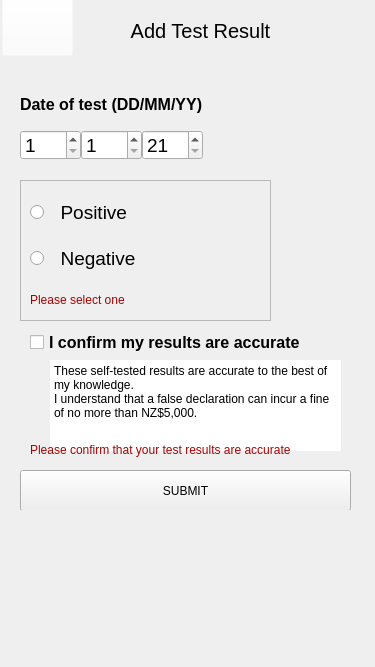
<?xml version="1.0" encoding="UTF-8"?>
<ui version="4.0">
 <class>CovidTestForms</class>
 <widget class="QWidget" name="CovidTestForms">
  <property name="geometry">
   <rect>
    <x>0</x>
    <y>0</y>
    <width>375</width>
    <height>667</height>
   </rect>
  </property>
  <property name="windowTitle">
   <string>Form</string>
  </property>
  <widget class="QLabel" name="lbl_QRRequests">
   <property name="geometry">
    <rect>
     <x>70</x>
     <y>8</y>
     <width>261</width>
     <height>45</height>
    </rect>
   </property>
   <property name="styleSheet">
    <string notr="true">color:black;
font-size:20px;
font-family:arial;</string>
   </property>
   <property name="text">
    <string>Add Test Result</string>
   </property>
   <property name="alignment">
    <set>Qt::AlignCenter</set>
   </property>
  </widget>
  <widget class="QLabel" name="lbl_topBar">
   <property name="geometry">
    <rect>
     <x>0</x>
     <y>-20</y>
     <width>381</width>
     <height>91</height>
    </rect>
   </property>
   <property name="text">
    <string/>
   </property>
   <property name="pixmap">
    <pixmap resource="resources.qrc">:/images/topBar.png</pixmap>
   </property>
  </widget>
  <widget class="QStackedWidget" name="stackedWidget">
   <property name="geometry">
    <rect>
     <x>0</x>
     <y>60</y>
     <width>375</width>
     <height>450</height>
    </rect>
   </property>
   <property name="currentIndex">
    <number>0</number>
   </property>
   <widget class="QWidget" name="page">
    <widget class="QLabel" name="lbl_dateOfTest">
     <property name="geometry">
      <rect>
       <x>20</x>
       <y>36</y>
       <width>331</width>
       <height>17</height>
      </rect>
     </property>
     <property name="font">
      <font>
       <family>Arial</family>
       <pointsize>12</pointsize>
       <italic>false</italic>
       <bold>true</bold>
      </font>
     </property>
     <property name="styleSheet">
      <string notr="true">font: 700 12pt &quot;Arial&quot;;</string>
     </property>
     <property name="inputMethodHints">
      <set>Qt::ImhNone</set>
     </property>
     <property name="text">
      <string>Date of test (DD/MM/YY)</string>
     </property>
    </widget>
    <widget class="QSpinBox" name="spinBox_YY">
     <property name="geometry">
      <rect>
       <x>142</x>
       <y>70</y>
       <width>61</width>
       <height>30</height>
      </rect>
     </property>
     <property name="font">
      <font>
       <family>Arial</family>
       <pointsize>14</pointsize>
      </font>
     </property>
     <property name="minimum">
      <number>21</number>
     </property>
     <property name="maximum">
      <number>23</number>
     </property>
     <property name="value">
      <number>21</number>
     </property>
    </widget>
    <widget class="QSpinBox" name="spinBox_DD">
     <property name="geometry">
      <rect>
       <x>20</x>
       <y>70</y>
       <width>61</width>
       <height>30</height>
      </rect>
     </property>
     <property name="font">
      <font>
       <family>Arial</family>
       <pointsize>14</pointsize>
      </font>
     </property>
     <property name="minimum">
      <number>1</number>
     </property>
     <property name="maximum">
      <number>31</number>
     </property>
    </widget>
    <widget class="QRadioButton" name="rBtn_testNeg">
     <property name="geometry">
      <rect>
       <x>30</x>
       <y>183</y>
       <width>191</width>
       <height>31</height>
      </rect>
     </property>
     <property name="font">
      <font>
       <family>Arial</family>
       <pointsize>14</pointsize>
      </font>
     </property>
     <property name="text">
      <string>  Negative</string>
     </property>
    </widget>
    <widget class="QFrame" name="frame_errSelectResult">
     <property name="geometry">
      <rect>
       <x>20</x>
       <y>120</y>
       <width>251</width>
       <height>141</height>
      </rect>
     </property>
     <property name="frameShape">
      <enum>QFrame::StyledPanel</enum>
     </property>
     <property name="frameShadow">
      <enum>QFrame::Raised</enum>
     </property>
     <widget class="QLabel" name="lbl_errSelectResult">
      <property name="geometry">
       <rect>
        <x>10</x>
        <y>110</y>
        <width>131</width>
        <height>20</height>
       </rect>
      </property>
      <property name="font">
       <font>
        <family>Arial</family>
       </font>
      </property>
      <property name="styleSheet">
       <string notr="true">color: rgb(170, 0, 0);</string>
      </property>
      <property name="text">
       <string>Please select one</string>
      </property>
     </widget>
    </widget>
    <widget class="QPushButton" name="pushButton">
     <property name="geometry">
      <rect>
       <x>20</x>
       <y>410</y>
       <width>331</width>
       <height>41</height>
      </rect>
     </property>
     <property name="font">
      <font>
       <family>Arial</family>
      </font>
     </property>
     <property name="text">
      <string>SUBMIT</string>
     </property>
    </widget>
    <widget class="QRadioButton" name="rBtn_testPos">
     <property name="geometry">
      <rect>
       <x>30</x>
       <y>137</y>
       <width>171</width>
       <height>31</height>
      </rect>
     </property>
     <property name="font">
      <font>
       <family>Arial</family>
       <pointsize>14</pointsize>
      </font>
     </property>
     <property name="text">
      <string>  Positive</string>
     </property>
    </widget>
    <widget class="QFrame" name="frame_affirm">
     <property name="geometry">
      <rect>
       <x>20</x>
       <y>260</y>
       <width>331</width>
       <height>141</height>
      </rect>
     </property>
     <property name="styleSheet">
      <string notr="true"/>
     </property>
     <property name="frameShape">
      <enum>QFrame::Box</enum>
     </property>
     <property name="frameShadow">
      <enum>QFrame::Plain</enum>
     </property>
     <property name="lineWidth">
      <number>0</number>
     </property>
     <widget class="QCheckBox" name="checkBox_affirmAccuracy">
      <property name="geometry">
       <rect>
        <x>10</x>
        <y>10</y>
        <width>301</width>
        <height>25</height>
       </rect>
      </property>
      <property name="font">
       <font>
        <family>Arial</family>
        <pointsize>12</pointsize>
        <italic>false</italic>
        <bold>true</bold>
       </font>
      </property>
      <property name="styleSheet">
       <string notr="true">font: 700 12pt &quot;Arial&quot;;</string>
      </property>
      <property name="text">
       <string>I confirm my results are accurate</string>
      </property>
     </widget>
     <widget class="QPlainTextEdit" name="plainText_NoEdit_resultsAccuracy">
      <property name="geometry">
       <rect>
        <x>30</x>
        <y>40</y>
        <width>291</width>
        <height>91</height>
       </rect>
      </property>
      <property name="font">
       <font>
        <family>Arial</family>
       </font>
      </property>
      <property name="styleSheet">
       <string notr="true"/>
      </property>
      <property name="frameShape">
       <enum>QFrame::NoFrame</enum>
      </property>
      <property name="verticalScrollBarPolicy">
       <enum>Qt::ScrollBarAlwaysOff</enum>
      </property>
      <property name="horizontalScrollBarPolicy">
       <enum>Qt::ScrollBarAlwaysOff</enum>
      </property>
      <property name="sizeAdjustPolicy">
       <enum>QAbstractScrollArea::AdjustToContents</enum>
      </property>
      <property name="readOnly">
       <bool>true</bool>
      </property>
      <property name="plainText">
       <string>These self-tested results are accurate to the best of my knowledge.
I understand that a false declaration can incur a fine of no more than NZ$5,000.</string>
      </property>
     </widget>
     <widget class="QLabel" name="lbl_errSelectTerms">
      <property name="geometry">
       <rect>
        <x>10</x>
        <y>120</y>
        <width>331</width>
        <height>20</height>
       </rect>
      </property>
      <property name="font">
       <font>
        <family>Arial</family>
       </font>
      </property>
      <property name="styleSheet">
       <string notr="true">color: rgb(170, 0, 0);</string>
      </property>
      <property name="text">
       <string>Please confirm that your test results are accurate</string>
      </property>
     </widget>
    </widget>
    <widget class="QSpinBox" name="spinBox_MM">
     <property name="geometry">
      <rect>
       <x>81</x>
       <y>70</y>
       <width>61</width>
       <height>30</height>
      </rect>
     </property>
     <property name="font">
      <font>
       <family>Arial</family>
       <pointsize>14</pointsize>
      </font>
     </property>
     <property name="minimum">
      <number>1</number>
     </property>
     <property name="maximum">
      <number>12</number>
     </property>
    </widget>
    <zorder>lbl_dateOfTest</zorder>
    <zorder>spinBox_YY</zorder>
    <zorder>spinBox_DD</zorder>
    <zorder>frame_errSelectResult</zorder>
    <zorder>pushButton</zorder>
    <zorder>rBtn_testPos</zorder>
    <zorder>frame_affirm</zorder>
    <zorder>spinBox_MM</zorder>
    <zorder>rBtn_testNeg</zorder>
   </widget>
   <widget class="QWidget" name="page_2">
    <layout class="QVBoxLayout" name="verticalLayout_3">
     <item>
      <layout class="QVBoxLayout" name="verticalLayout">
       <item>
        <spacer name="verticalSpacer_3">
         <property name="orientation">
          <enum>Qt::Vertical</enum>
         </property>
         <property name="sizeHint" stdset="0">
          <size>
           <width>20</width>
           <height>30</height>
          </size>
         </property>
        </spacer>
       </item>
       <item>
        <widget class="QLabel" name="label_4">
         <property name="font">
          <font>
           <family>Arial</family>
           <pointsize>14</pointsize>
           <italic>false</italic>
           <bold>false</bold>
          </font>
         </property>
         <property name="styleSheet">
          <string notr="true">font: 14pt &quot;Arial&quot;;</string>
         </property>
         <property name="text">
          <string>New vaccine data added</string>
         </property>
         <property name="alignment">
          <set>Qt::AlignCenter</set>
         </property>
        </widget>
       </item>
       <item>
        <widget class="QLabel" name="label">
         <property name="font">
          <font>
           <family>Arial</family>
           <pointsize>12</pointsize>
           <italic>false</italic>
           <bold>true</bold>
          </font>
         </property>
         <property name="styleSheet">
          <string notr="true">font: 700 12pt &quot;Arial&quot;;</string>
         </property>
         <property name="text">
          <string>Thank you for reporting your test results.</string>
         </property>
         <property name="alignment">
          <set>Qt::AlignCenter</set>
         </property>
         <property name="wordWrap">
          <bool>true</bool>
         </property>
        </widget>
       </item>
       <item>
        <spacer name="verticalSpacer_4">
         <property name="orientation">
          <enum>Qt::Vertical</enum>
         </property>
         <property name="sizeHint" stdset="0">
          <size>
           <width>20</width>
           <height>20</height>
          </size>
         </property>
        </spacer>
       </item>
       <item>
        <layout class="QHBoxLayout" name="horizontalLayout_5">
         <item>
          <widget class="QLabel" name="lbl_DoT_2">
           <property name="font">
            <font>
             <family>Arial</family>
             <pointsize>10</pointsize>
             <italic>false</italic>
             <bold>false</bold>
            </font>
           </property>
           <property name="styleSheet">
            <string notr="true">font: 10pt &quot;Arial&quot;;</string>
           </property>
           <property name="inputMethodHints">
            <set>Qt::ImhNone</set>
           </property>
           <property name="text">
            <string>Date of test:</string>
           </property>
           <property name="alignment">
            <set>Qt::AlignCenter</set>
           </property>
          </widget>
         </item>
        </layout>
       </item>
       <item>
        <widget class="QLabel" name="lbl_displayTestDate">
         <property name="font">
          <font>
           <family>Arial</family>
           <pointsize>12</pointsize>
           <italic>false</italic>
           <bold>true</bold>
          </font>
         </property>
         <property name="styleSheet">
          <string notr="true">font: 700 12pt &quot;Arial&quot;;</string>
         </property>
         <property name="inputMethodHints">
          <set>Qt::ImhNone</set>
         </property>
         <property name="text">
          <string>[Test date]</string>
         </property>
         <property name="alignment">
          <set>Qt::AlignCenter</set>
         </property>
         <property name="wordWrap">
          <bool>true</bool>
         </property>
        </widget>
       </item>
       <item>
        <spacer name="verticalSpacer">
         <property name="orientation">
          <enum>Qt::Vertical</enum>
         </property>
         <property name="sizeType">
          <enum>QSizePolicy::Expanding</enum>
         </property>
         <property name="sizeHint" stdset="0">
          <size>
           <width>20</width>
           <height>10</height>
          </size>
         </property>
        </spacer>
       </item>
       <item>
        <layout class="QHBoxLayout" name="horizontalLayout_6">
         <item>
          <widget class="QLabel" name="lbl_tR">
           <property name="font">
            <font>
             <family>Arial</family>
             <pointsize>10</pointsize>
             <italic>false</italic>
             <bold>false</bold>
            </font>
           </property>
           <property name="styleSheet">
            <string notr="true">font: 10pt &quot;Arial&quot;;</string>
           </property>
           <property name="inputMethodHints">
            <set>Qt::ImhNone</set>
           </property>
           <property name="text">
            <string>Test result: </string>
           </property>
           <property name="alignment">
            <set>Qt::AlignCenter</set>
           </property>
          </widget>
         </item>
        </layout>
       </item>
       <item>
        <widget class="QLabel" name="lbl_displayTestRes">
         <property name="font">
          <font>
           <family>Arial</family>
           <pointsize>12</pointsize>
           <italic>false</italic>
           <bold>true</bold>
          </font>
         </property>
         <property name="styleSheet">
          <string notr="true">font: 700 12pt &quot;Arial&quot;;</string>
         </property>
         <property name="inputMethodHints">
          <set>Qt::ImhNone</set>
         </property>
         <property name="text">
          <string>[Test result]</string>
         </property>
         <property name="alignment">
          <set>Qt::AlignCenter</set>
         </property>
         <property name="wordWrap">
          <bool>true</bool>
         </property>
        </widget>
       </item>
       <item>
        <spacer name="verticalSpacer_9">
         <property name="orientation">
          <enum>Qt::Vertical</enum>
         </property>
         <property name="sizeType">
          <enum>QSizePolicy::Expanding</enum>
         </property>
         <property name="sizeHint" stdset="0">
          <size>
           <width>20</width>
           <height>20</height>
          </size>
         </property>
        </spacer>
       </item>
       <item>
        <widget class="QLabel" name="label_2">
         <property name="font">
          <font>
           <family>Arial</family>
           <pointsize>14</pointsize>
           <italic>false</italic>
           <bold>false</bold>
          </font>
         </property>
         <property name="styleSheet">
          <string notr="true">font: 14pt &quot;Arial&quot;;</string>
         </property>
         <property name="text">
          <string>What to do next</string>
         </property>
         <property name="alignment">
          <set>Qt::AlignCenter</set>
         </property>
        </widget>
       </item>
       <item>
        <widget class="QLabel" name="label_3">
         <property name="font">
          <font>
           <family>Arial</family>
           <pointsize>10</pointsize>
          </font>
         </property>
         <property name="text">
          <string>Monitor any COVID-19 symptoms and if they get worse, call a healthcare provider or Healthline on 0800 358 5453</string>
         </property>
         <property name="alignment">
          <set>Qt::AlignCenter</set>
         </property>
         <property name="wordWrap">
          <bool>true</bool>
         </property>
         <property name="indent">
          <number>-1</number>
         </property>
        </widget>
       </item>
       <item>
        <widget class="QLabel" name="label_5">
         <property name="font">
          <font>
           <family>Arial</family>
           <pointsize>10</pointsize>
          </font>
         </property>
         <property name="text">
          <string>Continue to follow current health advice </string>
         </property>
         <property name="alignment">
          <set>Qt::AlignCenter</set>
         </property>
        </widget>
       </item>
       <item>
        <spacer name="verticalSpacer_2">
         <property name="orientation">
          <enum>Qt::Vertical</enum>
         </property>
         <property name="sizeType">
          <enum>QSizePolicy::Expanding</enum>
         </property>
         <property name="sizeHint" stdset="0">
          <size>
           <width>20</width>
           <height>40</height>
          </size>
         </property>
        </spacer>
       </item>
       <item>
        <widget class="QPushButton" name="pushButton_2">
         <property name="minimumSize">
          <size>
           <width>0</width>
           <height>41</height>
          </size>
         </property>
         <property name="text">
          <string>BACK TO HOMEPAGE</string>
         </property>
        </widget>
       </item>
      </layout>
     </item>
    </layout>
   </widget>
   <widget class="QWidget" name="page_3">
    <widget class="QTableView" name="tableView_test">
     <property name="geometry">
      <rect>
       <x>20</x>
       <y>110</y>
       <width>331</width>
       <height>381</height>
      </rect>
     </property>
    </widget>
    <widget class="QLabel" name="label_visualisingUserPID">
     <property name="geometry">
      <rect>
       <x>30</x>
       <y>60</y>
       <width>331</width>
       <height>20</height>
      </rect>
     </property>
     <property name="text">
      <string>Hidden page for visualising db</string>
     </property>
    </widget>
   </widget>
  </widget>
  <widget class="QPushButton" name="btn_backToAdminHome">
   <property name="geometry">
    <rect>
     <x>2</x>
     <y>-5</y>
     <width>71</width>
     <height>61</height>
    </rect>
   </property>
   <property name="styleSheet">
    <string notr="true">image: url(:/images/backArrow2.png);
background-color: rgba(255, 255, 255, 0);</string>
   </property>
   <property name="text">
    <string/>
   </property>
  </widget>
  <zorder>lbl_topBar</zorder>
  <zorder>lbl_QRRequests</zorder>
  <zorder>btn_backToAdminHome</zorder>
  <zorder>stackedWidget</zorder>
 </widget>
 <resources>
  <include location="resources.qrc"/>
 </resources>
 <connections/>
</ui>
